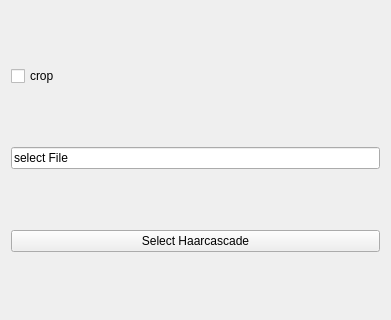
<?xml version="1.0" encoding="UTF-8"?>
<ui version="4.0">
 <class>Widget</class>
 <widget class="QWidget" name="Widget">
  <property name="geometry">
   <rect>
    <x>0</x>
    <y>0</y>
    <width>391</width>
    <height>320</height>
   </rect>
  </property>
  <property name="windowTitle">
   <string notr="true">HaarcascadeCrop</string>
  </property>
  <layout class="QGridLayout" name="gridLayout">
   <item row="2" column="0">
    <widget class="QPushButton" name="selectHaarcascadePushButton">
     <property name="text">
      <string>Select Haarcascade</string>
     </property>
    </widget>
   </item>
   <item row="0" column="0">
    <widget class="QCheckBox" name="cropCheckBox">
     <property name="text">
      <string>crop</string>
     </property>
    </widget>
   </item>
   <item row="1" column="0">
    <widget class="QLineEdit" name="haarcascadeLineEdit">
     <property name="text">
      <string>select File</string>
     </property>
    </widget>
   </item>
  </layout>
 </widget>
 <resources/>
 <connections/>
</ui>
